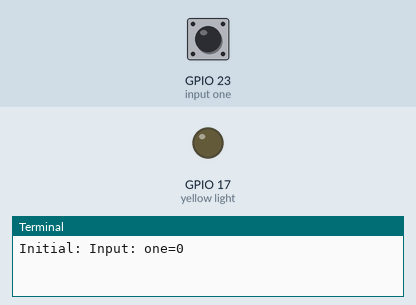
Bench run of a program on a simulated Raspberry Pi (BCM pin numbers) with an Explorer HAT. Parts: output pins drawn as LEDs (lit = HIGH), the last lines printed to the terminal. The test bench sets the inputs (shaded band); at power-on: GPIO 23 (input one) LOW.

Above: at 1.2 s.
1.3 s: GPIO 23 (input one) pulled HIGH for 0.15 s
At 1.37 s:
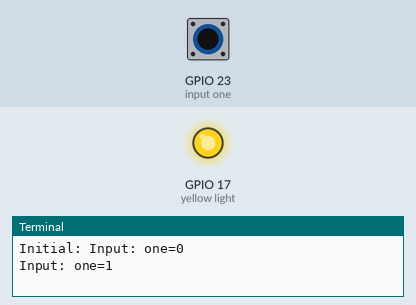
2.9 s: GPIO 23 (input one) pulled HIGH for 3.2 s
At 7.2 s:
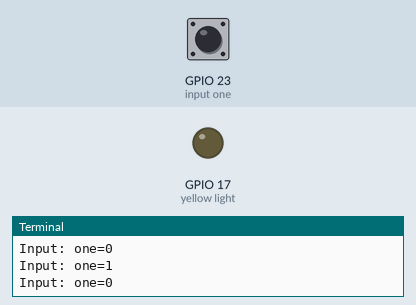
Timing chart, 0 to 8.7 s (numbered marks = the images above; inputs shaded):
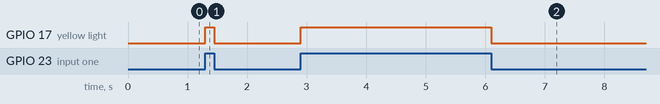

Measured:
- after the input at 1.3 s, GPIO 17 (yellow light): LOW → HIGH at once, → LOW 0.15 s later
- after the input at 2.9 s, GPIO 17 (yellow light): LOW → HIGH at once, → LOW 3.2 s later

The program:

down-input-event.py
```python
#!/usr/bin/env python
import explorerhat

led = 1
pin = explorerhat.input.one

def changed(input):
    state = int(input.read())
    name  = input.name
    print("Input: {}={}".format(name,state))
    if state:
        explorerhat.light[led].on()
    else:
        explorerhat.light[led].off()

pin.changed(changed) # Set callback
print("Initial: ",end='')
changed(pin) # Get initial

explorerhat.pause()
```
